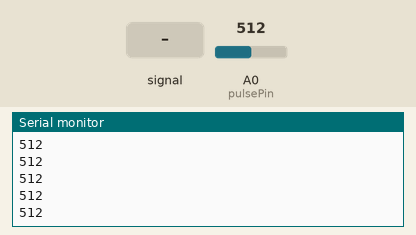
Bench run of a sketch on a simulated Arduino Uno, built with avr-gcc and run on an emulated ATmega328P. Parts: the last lines printed to the serial monitor. The test bench sets the inputs (shaded band); at power-on: A0 (pulsePin) = 512.

Above: at 1.2 s.
1.3 s: A0 (pulsePin) fed a 200 Hz sine of ±81 counts around its level
At 1.8 s:
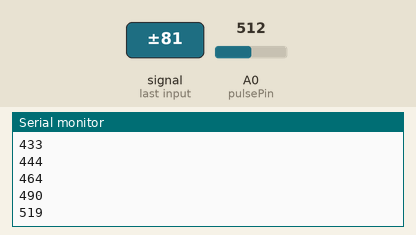
2.8 s: A0 (pulsePin) set to 716
At 3.6 s:
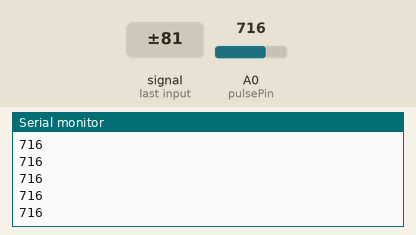
4.3 s: A0 (pulsePin) fed a 1000 Hz sine of ±255 counts around its level
5.8 s: A0 (pulsePin) set to 1023
At 6.3 s:
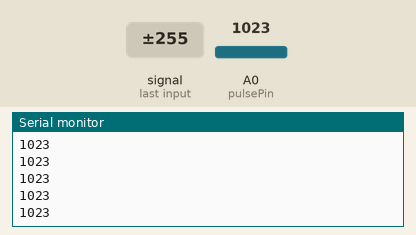
Timing chart, 0 to 8.3 s (numbered marks = the images above; inputs shaded):
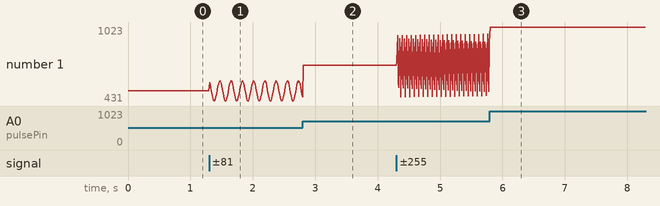

The sketch:

heart_rate_monitor.ino
```cpp
// Basic Heart Rate Monitor (Pulse Sensor) Example
// Connect: S -> A0, + -> 5V, - -> GND

int pulsePin = A0;      // Signal pin connected to A0
int signalValue = 0;    // Variable to store sensor reading

void setup() {
  Serial.begin(9600);   // Start the Serial Monitor
  pinMode(pulsePin, INPUT);
}

void loop() {
  signalValue = analogRead(pulsePin);  // Read analog value from sensor
  Serial.println(signalValue);         // Print to Serial Monitor
  delay(10);                           // Small delay for stability
}
```

Measured:
- after the input at 1.3 s, the serial monitor: prints a new line at once (image 1)
- plotted number 1: 512 → 460 after the input at 1.3 s
